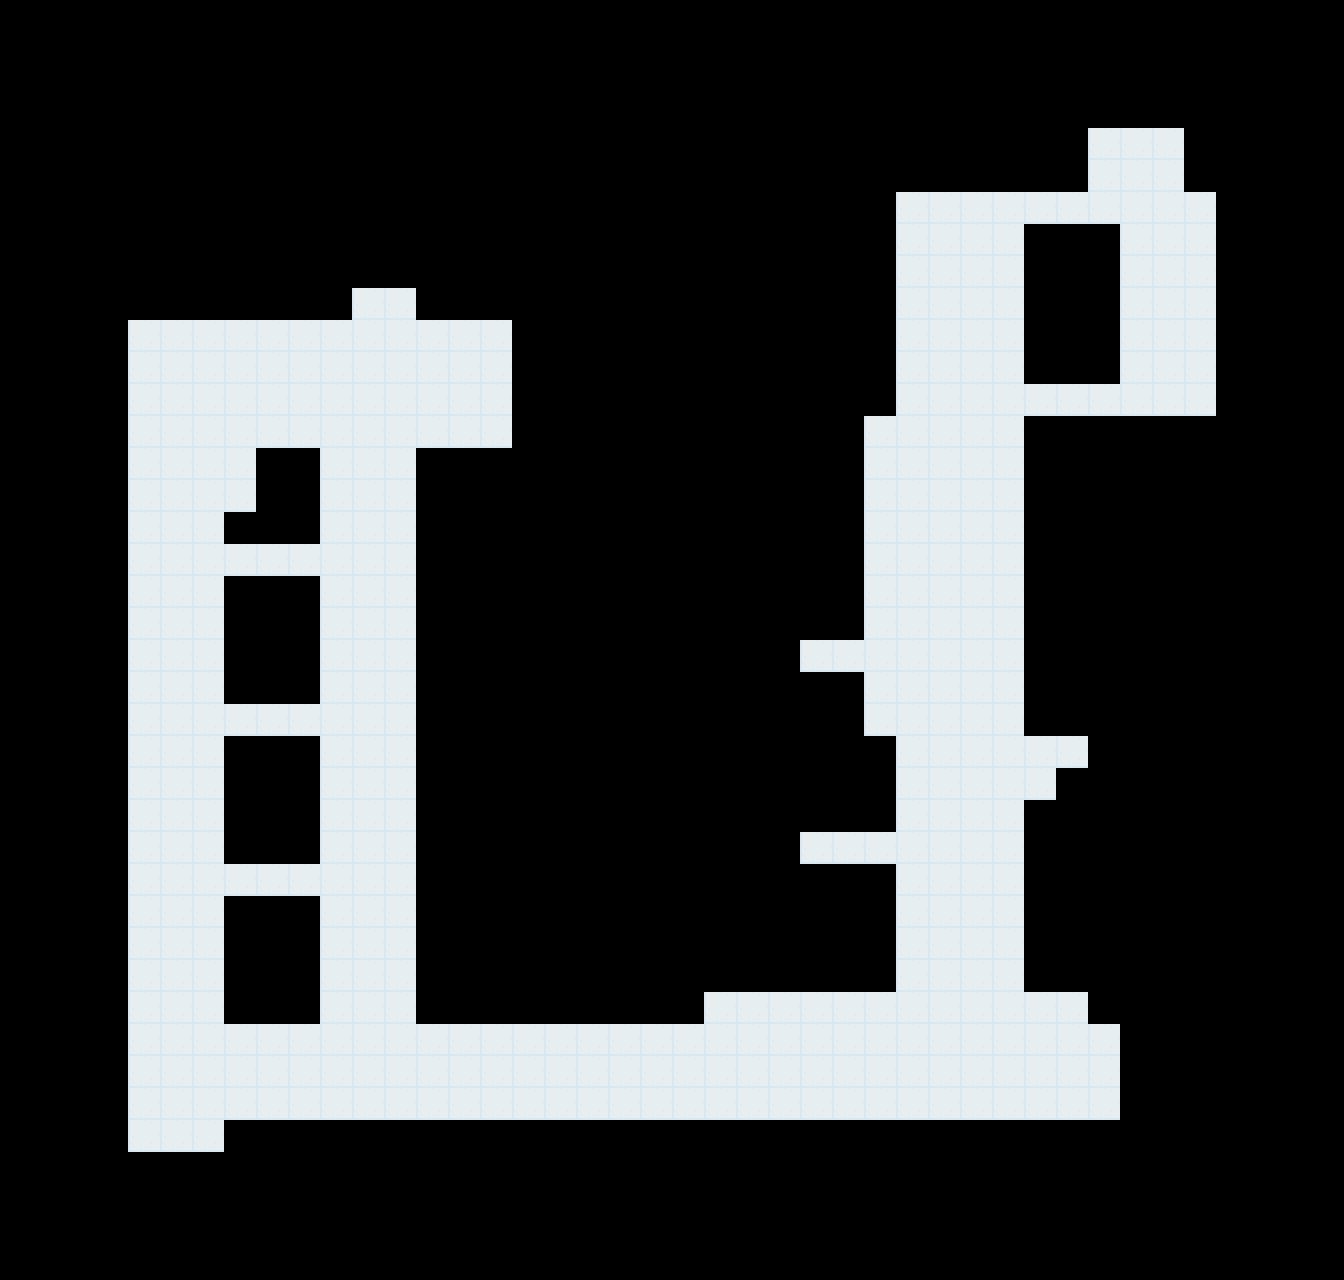

This is a level from a 2D game, rendered from its Tiled map with the project's own tilesets. A one-line summary and the map file follow, with tile-layer data summarised:
An orthogonal 42x40 tile map with 32x32 px tiles, 1 tile layer (Tile Layer 1), 13 tilesets and 299 objects (door1, door6, door5, switch1, laser2, ...).

<map version="1.0" tiledversion="1.1.6" orientation="orthogonal" renderorder="right-down" width="42" height="40" tilewidth="32" tileheight="32" infinite="0" nextobjectid="465">
 <tileset firstgid="1" source="walls.tsx" />
 <tileset firstgid="5" source="horizontaldoor.tsx" />
 <tileset firstgid="29" source="Door.tsx" />
 <tileset firstgid="42" source="Box2.tsx" />
 <tileset firstgid="43" source="DeskRight.tsx" />
 <tileset firstgid="47" source="keys.tsx" />
 <tileset firstgid="51" source="Guard.tsx" />
 <tileset firstgid="52" source="FloorTile.tsx" />
 <tileset firstgid="61" source="Player.tsx" />
 <tileset firstgid="62" source="switchfront.tsx" />
 <tileset firstgid="69" source="Laser.tsx" />
 <tileset firstgid="70" source="doors.tsx" />
 <tileset firstgid="304" source="walls2.tsx" />
 <layer name="Tile Layer 1" width="42" height="40">
  <data>[1680 cells, 428 non-empty, 1 distinct tile ids]</data>
 </layer>
 <objectgroup name="Object Layer 1">
  <object id="1" template="RedWall.tx" x="96" y="448" />
  <object id="2" template="RedWall.tx" x="96" y="480" />
  <object id="4" template="RedWall.tx" x="96" y="512" />
  <object id="5" template="RedWall.tx" x="96" y="544" />
  <object id="6" template="RedWall.tx" x="96" y="576" />
  <object id="7" template="RedWall.tx" x="96" y="608" />
  <object id="8" template="RedWall.tx" x="96" y="640" />
  <object id="9" template="RedWall.tx" x="96" y="672" />
  <object id="10" template="RedWall.tx" x="96" y="704" />
  <object id="11" template="RedWall.tx" x="96" y="736" />
  <object id="12" template="RedWall.tx" x="96" y="768" />
  <object id="13" template="RedWall.tx" x="96" y="800" />
  <object id="14" template="RedWall.tx" x="96" y="832" />
  <object id="15" template="RedWall.tx" x="96" y="864" />
  <object id="16" template="RedWall.tx" x="96" y="896" />
  <object id="17" template="RedWall.tx" x="96" y="928" />
  <object id="18" template="RedWall.tx" x="96" y="960" />
  <object id="19" template="RedWall.tx" x="96" y="992" />
  <object id="56" template="RedWall.tx" x="96" y="352" />
  <object id="57" template="RedWall.tx" x="96" y="416" />
  <object id="58" template="RedWall.tx" x="96" y="384" />
  <object id="62" template="RedWall.tx" x="96" y="320" />
  <object id="74" template="RedWall.tx" x="416" y="480" />
  <object id="75" template="RedWall.tx" x="416" y="512" />
  <object id="76" template="RedWall.tx" x="416" y="544" />
  <object id="77" template="RedWall.tx" x="416" y="576" />
  <object id="78" template="RedWall.tx" x="416" y="608" />
  <object id="83" template="RedWall.tx" x="416" y="768" />
  <object id="84" template="RedWall.tx" x="416" y="800" />
  <object id="85" template="RedWall.tx" x="416" y="832" />
  <object id="86" template="RedWall.tx" x="416" y="864" />
  <object id="87" template="RedWall.tx" x="416" y="896" />
  <object id="88" template="RedWall.tx" x="416" y="928" />
  <object id="89" template="RedWall.tx" x="416" y="672" />
  <object id="90" template="RedWall.tx" x="416" y="736" />
  <object id="91" template="RedWall.tx" x="416" y="704" />
  <object id="92" template="RedWall.tx" x="416" y="640" />
  <object id="95" template="doors/blue/DoorClosed.tx" name="door1" x="352" y="480" />
  <object id="112" template="RedWall.tx" x="96" y="1024" />
  <object id="113" template="RedWall.tx" x="96" y="1056" />
  <object id="114" template="RedWall.tx" x="96" y="1088" />
  <object id="115" template="RedWall.tx" x="96" y="1120" />
  <object id="119" template="RedWall.tx" x="96" y="1152" />
  <object id="150" template="RedWall.tx" x="640" y="1184" />
  <object id="151" template="RedWall.tx" x="416" y="960" />
  <object id="152" template="RedWall.tx" x="416" y="992" />
  <object id="153" template="RedWall.tx" x="416" y="1024" />
  <object id="160" template="RedWall.tx" x="736" y="1024" />
  <object id="161" template="RedWall.tx" x="704" y="1024" />
  <object id="162" template="RedWall.tx" x="672" y="1024" />
  <object id="163" template="RedWall.tx" x="640" y="1024" />
  <object id="164" template="RedWall.tx" x="768" y="1024" />
  <object id="165" template="RedWall.tx" x="800" y="1024" />
  <object id="166" template="RedWall.tx" x="768" y="1184" />
  <object id="167" template="RedWall.tx" x="736" y="1184" />
  <object id="168" template="RedWall.tx" x="704" y="1184" />
  <object id="169" template="RedWall.tx" x="672" y="1184" />
  <object id="170" template="RedWall.tx" x="800" y="1184" />
  <object id="171" template="RedWall.tx" x="832" y="1184" />
  <object id="172" template="RedWall.tx" x="896" y="1184" />
  <object id="173" template="RedWall.tx" x="864" y="1184" />
  <object id="174" template="RedWall.tx" x="928" y="1184" />
  <object id="175" template="RedWall.tx" x="960" y="1184" />
  <object id="176" template="RedWall.tx" x="1024" y="1184" />
  <object id="177" template="RedWall.tx" x="992" y="1184" />
  <object id="178" template="RedWall.tx" x="1056" y="1184" />
  <object id="179" template="RedWall.tx" x="1088" y="1184" />
  <object id="180" template="RedWall.tx" x="1056" y="1024" />
  <object id="181" template="RedWall.tx" x="1088" y="1024" />
  <object id="182" template="RedWall.tx" x="1120" y="1024" />
  <object id="184" template="RedWall.tx" x="1120" y="1056" />
  <object id="185" template="RedWall.tx" x="1120" y="1088" />
  <object id="186" template="RedWall.tx" x="1120" y="1120" width="32" height="72" />
  <object id="187" template="RedWall.tx" x="1120" y="1152" />
  <object id="188" template="RedWall.tx" x="1120" y="1184" />
  <object id="189" template="Box2.tx" x="1024" y="1056" />
  <object id="190" template="Box2.tx" x="1024" y="1088" />
  <object id="192" template="Box2.tx" x="1056" y="1056" />
  <object id="194" template="RedWall.tx" x="832" y="1024" />
  <object id="195" template="RedWall.tx" x="864" y="1024" />
  <object id="196" template="RedWall.tx" x="864" y="992" />
  <object id="197" template="RedWall.tx" x="864" y="960" />
  <object id="198" template="RedWall.tx" x="1024" y="992" />
  <object id="199" template="RedWall.tx" x="1024" y="1024" />
  <object id="200" template="RedWall.tx" x="1024" y="960" />
  <object id="201" template="RedWall.tx" x="864" y="928" />
  <object id="202" template="RedWall.tx" x="1024" y="928" />
  </objectgroup>
</map>
<!-- 212 of 299 objects omitted -->
